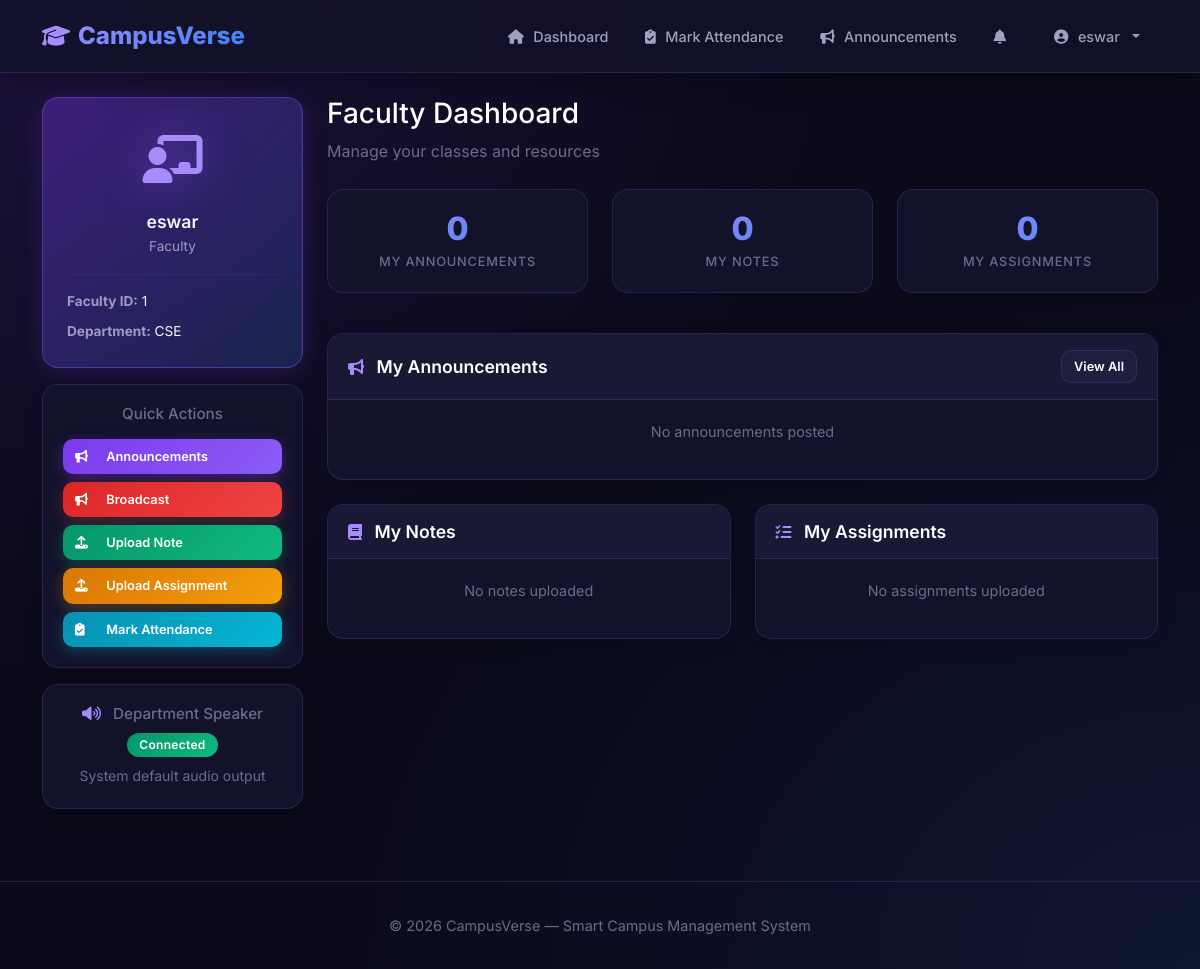
Screenshot of /faculty (signed in) with the database file from the repository.
### models.py (models this page shows, shortened)
class User(UserMixin, db.Model):
    __tablename__ = 'users'
    id = db.Column(db.Integer, primary_key=True)
    username = db.Column(db.String(80), unique=True, nullable=False)
    email = db.Column(db.String(120), unique=True, nullable=False)
    password_hash = db.Column(db.String(200), nullable=False)
    role = db.Column(db.String(20), nullable=False)
    full_name = db.Column(db.String(100), nullable=False)
    created_at = db.Column(db.DateTime, default=datetime.utcnow)
    is_active = db.Column(db.Boolean, default=True)
    student_profile = db.relationship(
        'StudentProfile',
        foreign_keys='StudentProfile.user_id',
        backref='user',
        uselist=False
    )
    faculty_profile = db.relationship(
        'FacultyProfile',
        foreign_keys='FacultyProfile.user_id',
        backref='user',
        uselist=False
    )
    announcements_seen = db.relationship(
        'AnnouncementSeen',
        backref='user',
        lazy=True
    )
    announcements_created = db.relationship(
        'Announcement',
        foreign_keys='Announcement.created_by',
        backref='creator',
        lazy=True
    )

class FacultyProfile(db.Model):
    __tablename__ = 'faculty_profiles'
    id = db.Column(db.Integer, primary_key=True)
    user_id = db.Column(db.Integer, db.ForeignKey('users.id'), unique=True)
    faculty_id = db.Column(db.String(20), unique=True, nullable=False)
    department = db.Column(db.String(50))
    designation = db.Column(db.String(50))

### app.py (the view)
@app.route('/faculty')
@login_required
def faculty_dashboard():
    if current_user.role != 'faculty':
        flash('Access denied', 'danger')
        return redirect(url_for('index'))
    faculty_profile = FacultyProfile.query.filter_by(user_id=current_user.id).first()
    announcements = Announcement.query.filter_by(created_by=current_user.id).order_by(Announcement.created_at.desc()).limit(10).all()
    notes = Note.query.filter_by(uploaded_by=current_user.id).order_by(Note.uploaded_at.desc()).limit(5).all()
    assignments = Assignment.query.filter_by(uploaded_by=current_user.id).order_by(Assignment.uploaded_at.desc()).limit(5).all()
    return render_template('faculty_dashboard.html',
                           faculty_profile=faculty_profile,
                           announcements=announcements,
                           notes=notes,
                           assignments=assignments,
                           speaker_status=tts_service.get_speaker_status())

### app.py (called while the page is built)
@login_manager.user_loader
def load_user(user_id):
    return User.query.get(int(user_id))

### templates/faculty_dashboard.html (shortened to what this page needs)
{% extends "base.html" %}
{% block content %}
<div class="row">
    <div class="col-md-3 mb-4">
        <div class="sidebar-card fade-in-up">
            <div class="avatar">
                <i class="fas fa-chalkboard-teacher"></i>
            </div>
            <h5 class="mb-1">{{ current_user.full_name }}</h5>
            <p class="text-muted small mb-3">Faculty</p>
            <hr style="border-color: var(--border-color);">
            <div class="text-start">
                <p class="mb-2"><strong class="text-muted">Faculty ID:</strong> {{ faculty_profile.faculty_id if faculty_profile else 'N/A' }}</p>
                <p class="mb-0"><strong class="text-muted">Department:</strong> {{ faculty_profile.department if faculty_profile else 'N/A' }}</p>
            </div>
        </div>
        <div class="card shadow mt-3 fade-in-up">
            <div class="card-body">
                <h6 class="text-muted text-center mb-3">Quick Actions</h6>
                <div class="d-grid gap-2">
                    <a class="btn btn-primary btn-sm" href="{{ url_for('view_announcements') }}">
                        <i class="fas fa-bullhorn"></i> Announcements
                    </a>
                    <button class="btn btn-danger btn-sm" data-bs-toggle="modal" data-bs-target="#postAnnouncementModal">
                        <i class="fas fa-bullhorn"></i> Broadcast
                    </button>
                    <button class="btn btn-success btn-sm" data-bs-toggle="modal" data-bs-target="#uploadNoteModal">
                        <i class="fas fa-upload"></i> Upload Note
                    </button>
                    <button class="btn btn-warning btn-sm" data-bs-toggle="modal" data-bs-target="#uploadAssignmentModal">
                        <i class="fas fa-upload"></i> Upload Assignment
                    </button>
                    <a href="{{ url_for('faculty_attendance') }}" class="btn btn-info btn-sm">
                        <i class="fas fa-clipboard-check"></i> Mark Attendance
                    </a>
                </div>
            </div>
        </div>
        <div class="card shadow mt-3 fade-in-up">
            <div class="card-body text-center">
                <h6 class="text-muted mb-2"><i class="fas fa-volume-up me-2"></i> Department Speaker</h6>
                <span class="badge bg-{{ 'success' if speaker_status.connected else 'danger' }} mb-2">
                    {{ 'Connected' if speaker_status.connected else 'Not Connected' }}
                </span>
                <div class="small text-muted">{{ speaker_status.device_name }}</div>
            </div>
        </div>
    </div>
    <div class="col-md-9">
        <div class="mb-4 fade-in-up">
            <h3>Faculty Dashboard</h3>
            <p class="text-muted">Manage your classes and resources</p>
        </div>
        <div class="row mb-4 fade-in-up">
            <div class="col-md-4 mb-3">
                <div class="stat-card">
                    <div class="stat-value">{{ announcements|length }}</div>
                    <div class="stat-label">My Announcements</div>
                </div>
            </div>
            <div class="col-md-4 mb-3">
                <div class="stat-card">
                    <div class="stat-value">{{ notes|length }}</div>
                    <div class="stat-label">My Notes</div>
                </div>
            </div>
            <div class="col-md-4 mb-3">
                <div class="stat-card">
                    <div class="stat-value">{{ assignments|length }}</div>
                    <div class="stat-label">My Assignments</div>
                </div>
            </div>
        </div>
        <div class="card shadow mb-4 fade-in-up">
            <div class="card-header d-flex justify-content-between align-items-center">
                <h5 class="mb-0"><i class="fas fa-bullhorn me-2"></i> My Announcements</h5>
                <a href="{{ url_for('view_announcements') }}" class="btn btn-light btn-sm">View All</a>
            </div>
            <div class="card-body">
                {% if announcements %}
                    {% for ann in announcements[:5] %}
                        <div class="announcement-card {% if ann.priority == 'high' %}important{% endif %}">
                            <div class="d-flex justify-content-between align-items-start">
                                <div>
                                    <div class="d-flex align-items-center gap-2 mb-1">
                                        <h6 class="mb-0">{{ ann.title }}</h6>
                                        <span class="badge bg-{{ 'danger' if ann.priority == 'high' else 'info' }}">
                                            {{ ann.priority|capitalize }}
                                        </span>
                                    </div>
                                    <p class="text-muted small mb-2">{{ ann.content[:100] }}{% if ann.content|length > 100 %}...{% endif %}</p>
                                    <small class="text-muted">{{ ann.created_at.strftime('%d %b %Y, %I:%M %p') }}</small>
                                </div>
                                {% if ann.is_voice_announced %}
                                    <span class="badge bg-success"><i class="fas fa-volume-up"></i> Voice</span>
                                {% endif %}
                            </div>
                        </div>
                    {% endfor %}
                {% else %}
                    <p class="text-center text-muted">No announcements posted</p>
                {% endif %}
            </div>
        </div>
        <div class="row fade-in-up">
            <div class="col-md-6">
                <div class="card shadow">
                    <div class="card-header">
                        <h5 class="mb-0"><i class="fas fa-book me-2"></i> My Notes</h5>
                    </div>
                    <div class="card-body">
                        {% if notes %}
                            {% for note in notes[:5] %}
                                <div class="d-flex justify-content-between align-items-center border-bottom py-2" style="border-color: var(--border-color) !important;">
                                    <div>
                                        <h6 class="mb-0">{{ note.title }}</h6>
                                        <small class="text-muted">{{ note.course }} - {{ note.uploaded_at.strftime('%Y-%m-%d') }}</small>
                                    </div>
                                </div>
                            {% endfor %}
                        {% else %}
                            <p class="text-center text-muted">No notes uploaded</p>
                        {% endif %}
                    </div>
                </div>
            </div>
            <div class="col-md-6">
                <div class="card shadow">
                    <div class="card-header">
                        <h5 class="mb-0"><i class="fas fa-tasks me-2"></i> My Assignments</h5>
                    </div>
                    <div class="card-body">
                        {% if assignments %}
                            {% for assignment in assignments[:5] %}
                                <div class="d-flex justify-content-between align-items-center border-bottom py-2" style="border-color: var(--border-color) !important;">
                                    <div>
                                        <h6 class="mb-0">{{ assignment.title }}</h6>
                                        <small class="text-muted">Due: {{ assignment.deadline.strftime('%Y-%m-%d') if assignment.deadline else 'No deadline' }}</small>
                                    </div>
                                </div>
                            {% endfor %}
                        {% else %}
                            <p class="text-center text-muted">No assignments uploaded</p>
                        {% endif %}
                    </div>
                </div>
            </div>
        </div>
    </div>
</div>
{% endblock %}

### templates/base.html (shortened to what this page needs)
<!DOCTYPE html>
<html lang="en">
<head>
    <link href="https://cdn.jsdelivr.net/npm/bootstrap@5.3.0/dist/css/bootstrap.min.css" rel="stylesheet">
    <link href="https://cdnjs.cloudflare.com/ajax/libs/font-awesome/6.4.0/css/all.min.css" rel="stylesheet">
</head>
<body>
    <nav class="navbar navbar-expand-lg navbar-dark sticky-top">
        <div class="container">
            <a class="navbar-brand" href="{{ url_for('index') }}">
                <i class="fas fa-graduation-cap"></i> CampusVerse
            </a>
            <div class="collapse navbar-collapse" id="navbarNav">
                <ul class="navbar-nav ms-auto align-items-center">
                    {% if current_user.is_authenticated %}
                        {% if current_user.role == 'student' %}
                            <li class="nav-item">
                                <a class="nav-link" href="{{ url_for('student_dashboard') }}">
                                    <i class="fas fa-home"></i> Dashboard
                                </a>
                            </li>
                        {% elif current_user.role == 'faculty' %}
                            <li class="nav-item">
                                <a class="nav-link" href="{{ url_for('faculty_dashboard') }}">
                                    <i class="fas fa-home"></i> Dashboard
                                </a>
                            </li>
                        {% elif current_user.role == 'admin' %}
                            <li class="nav-item">
                                <a class="nav-link" href="{{ url_for('admin_dashboard') }}">
                                    <i class="fas fa-home"></i> Dashboard
                                </a>
                            </li>
                        {% endif %}
                        {% if current_user.role == 'faculty' %}
                            <li class="nav-item">
                                <a class="nav-link" href="{{ url_for('faculty_attendance') }}">
                                    <i class="fas fa-clipboard-check"></i> Mark Attendance
                                </a>
                            </li>
                        {% endif %}
                        <li class="nav-item">
                            <a class="nav-link" href="{{ url_for('view_announcements') }}">
                                <i class="fas fa-bullhorn"></i> Announcements
                            </a>
                        </li>
                        <li class="nav-item position-relative me-2">
                            <a class="nav-link" href="#" id="notificationBell">
                                <i class="fas fa-bell"></i>
                            </a>
                        </li>
                        <li class="nav-item dropdown">
                            <a class="nav-link dropdown-toggle" href="#" id="userDropdown" role="button"
                               data-bs-toggle="dropdown">
                                <i class="fas fa-user-circle"></i> {{ current_user.full_name }}
                            </a>
                        </li>
                    {% endif %}
                </ul>
            </div>
        </div>
    </nav>
    <main class="container my-4">
        {% block content %}{% endblock %}
    </main>
    <footer>
        <div class="container">
            <p class="mb-0">
                &copy; 2026 CampusVerse &mdash; Smart Campus Management System
            </p>
        </div>
    </footer>
</body>
</html>

### rows the page displays
User: full_name "eswar"
FacultyProfile: faculty "1", department "CSE"

### other values shown
{{ 'Connected' if speaker_status.connected else 'Not Connected' }} "Connected"
{{ speaker_status.device_name }} "System default audio output"
{{ announcements|length }} "0"
{{ notes|length }} "0"
{{ assignments|length }} "0"
